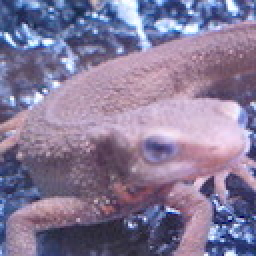
//> input picture OpenCV/data/imori.jpg, 128 x 128 px (shown 2 times larger)
$ ./71_mask   (built with g++ and OpenCV 4)
//> lines starting //> are read from the running program, lines starting //| are printed output that depends on the picture; after the words box and inside, x2 and y2 are one past the last pixel; in counts of white or black regions, pixels touching at a corner belong together
//> further down, img is the input picture: 128 rows x 128 cols, CV_8UC3; mean B, G, R 152.8, 121.8, 134.1
### OpenCV/Presentation01/myFunc.hpp
#ifndef MYFUNC
#define MYFUNC

#include <iostream>
#include <cmath>
#include <opencv2/core.hpp>
#include <opencv2/highgui.hpp>

cv::Mat BGR2HSV(cv::Mat img)
{
    int width = img.cols;
//> width = 128
    int height = img.rows;
//> height = 128

    float r, g, b;
    float h, s, v;
    float Max, Min;

    // Output
    cv::Mat hsv = cv::Mat::zeros(height, width, CV_32FC3);

    // Process through each pixel
    for (int y = 0; y < height; y++){
        for (int x = 0; x < width; x++){
            // BGR -> HSV
            r = (float)img.at<cv::Vec3b>(y, x)[2] / 255;
            g = (float)img.at<cv::Vec3b>(y, x)[1] / 255;
            b = (float)img.at<cv::Vec3b>(y, x)[0] / 255;

            Max = std::fmax(r, std::fmax(g, b));
            Min = std::fmin(r, std::fmin(g, b));

            // get Hue
            if (Min == b){
                h = 60 * (g-r) / (Max - Min) + 60;
            }
            else if (Min == r){
                h = 60 * (b-g) / (Max - Min) + 180;
            }
            else if (Min == g){
                h = 60 * (r-b) / (Max - Min) + 300;
            }
            else{
                // Min == Max
                h = 0;
            }

            // get Saturation
            s = Max - Min;

            // get Value
            v = Max;

            hsv.at<cv::Vec3f>(y, x)[0] = h;
            hsv.at<cv::Vec3f>(y, x)[1] = s;
            hsv.at<cv::Vec3f>(y, x)[2] = v;
        }
    }
//> this loop made 128 passes
//> (r, g, b, Max, Min, h) on passes 1 to 12: (0.392, 0.494, 0.639, 0.639, 0.392, 215.2), (0.357, 0.431, 0.596, 0.596, 0.357, 221.3), (0.322, 0.408, 0.631, 0.631, 0.322, 223.3), (0.251, 0.365, 0.639, 0.639, 0.251, 222.4), (0.212, 0.29, 0.537, 0.537, 0.212, 225.5), (0.329, 0.357, 0.537, 0.537, 0.329, 232.1), (0.278, 0.349, 0.506, 0.506, 0.278, 221.4), (0.278, 0.435, 0.635, 0.635, 0.278, 213.6), (0.498, 0.545, 0.749, 0.749, 0.498, 228.8), (0.49, 0.604, 0.769, 0.769, 0.49, 215.5), (0.663, 0.643, 0.761, 0.761, 0.643, 250), (0.733, 0.635, 0.761, 0.761, 0.635, 286.9)
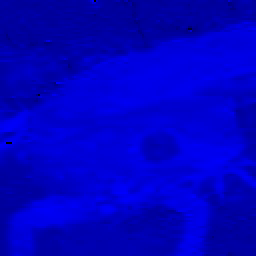
//> hsv: 128 rows x 128 cols, CV_32FC3 (shown 2 times larger); mean B, G, R 275.2, 0.2, 0.6; drawn with min black and max white
//> after the loop, r = 0.153; g = 0.275; b = 0.455; Max = 0.455; Min = 0.153; h = 215.8
    return hsv;
}

cv::Mat getMask(cv::Mat hsv, int hueLow=180, int hueHigh=260)
{
//> called with hueLow = 180, hueHigh = 260
    int height = hsv.rows;
//> height = 128
    int width = hsv.cols;
//> width = 128
    cv::Mat mask = cv::Mat::zeros(hsv.size(), CV_8UC1);

    hueLow = std::fmax(0, hueLow);
    hueHigh = std::fmin(hueHigh, 260);
    float h;
    for (int y = 0; y < height; y++){
        for (int x = 0; x < width; x++){
            h = (float)hsv.at<cv::Vec3f>(y, x)[0];
            if (h <= hueHigh && h >= hueLow){
                mask.at<uchar>(y, x) = 255;
            }
        }
    }
//> this loop made 128 passes
//> h on passes 1 to 12: 215.2, 221.3, 223.3, 222.4, 225.5, 232.1, 221.4, 213.6, 228.8, 215.5, 250, 286.9
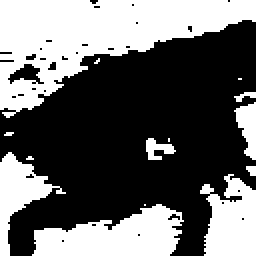
//> mask: 128 rows x 128 cols, CV_8UC1 (shown 2 times larger); 40.8% white; 14 white regions (6 under 20 px), largest, box (x1, y1, x2, y2) and area: (0, 0, 128, 59) 3601, (16, 102, 92, 128) 1283, (100, 87, 128, 128) 833
//> after the loop, h = 215.8

    return mask;
}

cv::Mat setMask(cv::Mat img, cv::Mat _mask){
    cv::Mat mask = (255 - _mask)/255;
    int height = img.rows;
//> height = 128
    int width = img.cols;
//> width = 128

    cv::Mat out = cv::Mat::zeros(height, width, CV_8UC3);

    for (int y = 0; y < height; y++){
        for (int x = 0; x < width; x++){
            // loop through BGR
            for (int i = 0; i < 3; i++){
                uchar mask_val = mask.at<uchar>(y, x);
                out.at<cv::Vec3b>(y, x)[i] = mask_val * img.at<cv::Vec3b>(y, x)[i];
            }
        }
    }
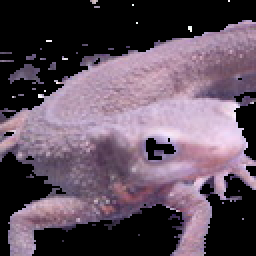
//> out: 128 rows x 128 cols, CV_8UC3 (shown 2 times larger); mean B, G, R 93.1, 79, 95

    return out;
}

// Dilation --> Add pixels
// Algorithm: I(x, y-1), I(x-1, y), I(x+1, y), I(x, y+1)
// If one of the pixels is 255, I(x, y) <- 255
// [155 lines left out: functions dilate, erode, closing, opening, OtsuBin, not called in this run]

#endif

### OpenCV/Presentation01/71_mask.cpp
#include <iostream>
#include <opencv2/core.hpp>
#include <opencv2/highgui.hpp>
#include <cmath>

#include "myFunc.hpp"

int main()
{
    cv::Mat img = cv::imread("../data/imori.jpg");

    // BGR to HSV
    cv::Mat hsv = BGR2HSV(img);
    cv::Mat mask;
    cv::Mat out;

    mask = getMask(hsv, 180, 260);
    cv::imshow("original img", img);
    cv::imshow("mask", mask);

    /* cv::imwrite("Results/mask_img.png", mask); */
    /* cv::imwrite("Results/inv_mask_img.png", (255-mask)); */

    out = setMask(img, mask);

    cv::imshow("masked img", out);
    /* cv::imwrite("Results/masked_img.png", out); */

    cv::waitKey(0);
    cv::destroyAllWindows();
    return 0;
}

$ run again, with OpenCV/data/eyes1.jpg copied over OpenCV/data/imori.jpg
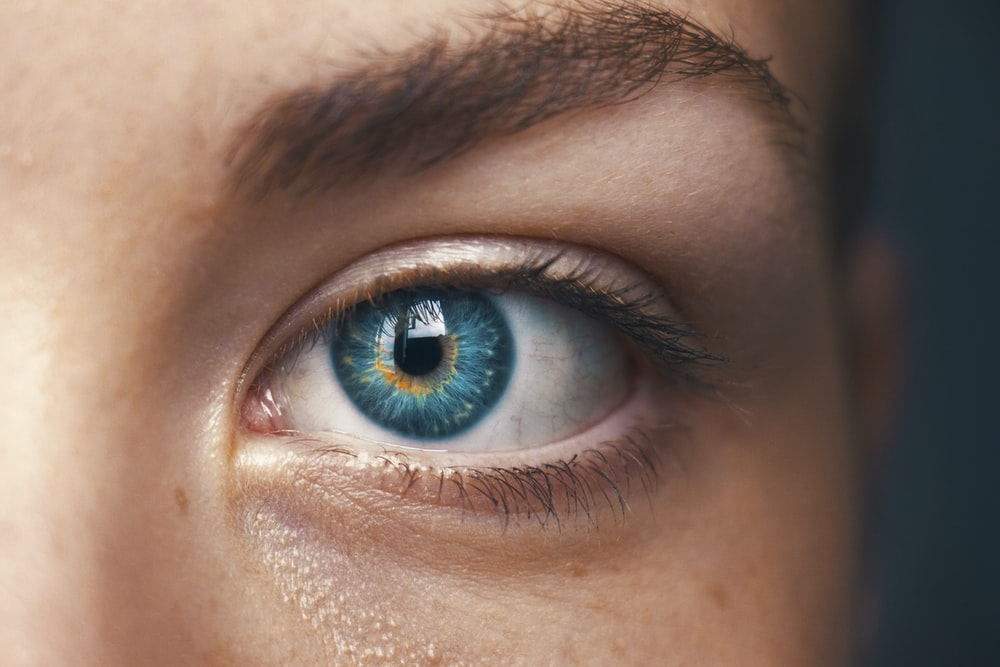
//> input picture OpenCV/data/eyes1.jpg, 1000 x 667 px
//> img is the input picture: 667 rows x 1000 cols, CV_8UC3; mean B, G, R 98.2, 110.2, 132.3
//> the loop in BGR2HSV, `for (int y = 0; y < height; y++)` made 667 passes
//> (r, g, b, Max, Min, h) on passes 1 to 3: (0.11, 0.153, 0.176, 0.176, 0.11, 201.2), (0.11, 0.153, 0.176, 0.176, 0.11, 201.2), (0.11, 0.153, 0.176, 0.176, 0.11, 201.2)
//> after the loop in BGR2HSV, `for (int y = 0; y < height; y++)`: r = 0.106; g = 0.141; b = 0.169; Min = 0.106; h = 206.2
//> the loop in getMask, `for (int y = 0; y < height; y++)` made 667 passes
//> h on passes 1 to 3: 201.2, 201.2, 201.2
//> after the loop in getMask, `for (int y = 0; y < height; y++)`:
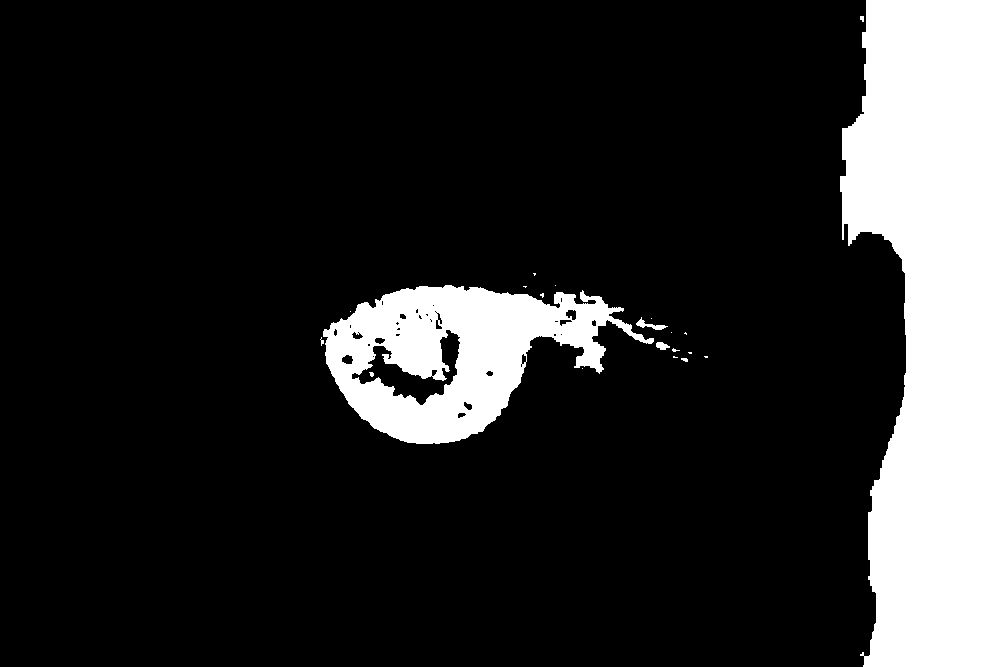
//> mask: 667 rows x 1000 cols, CV_8UC1; 16.5% white; 21 white regions (15 under 20 px), largest, box (x1, y1, x2, y2) and area: (840, 0, 1000, 667) 83311, (323, 285, 654, 444) 26459, (636, 317, 668, 330) 136, (656, 342, 670, 350) 76, (681, 358, 688, 362) 21, (860, 16, 864, 22) 20
//> after the loop in setMask, `for (int y = 0; y < height; y++)`:
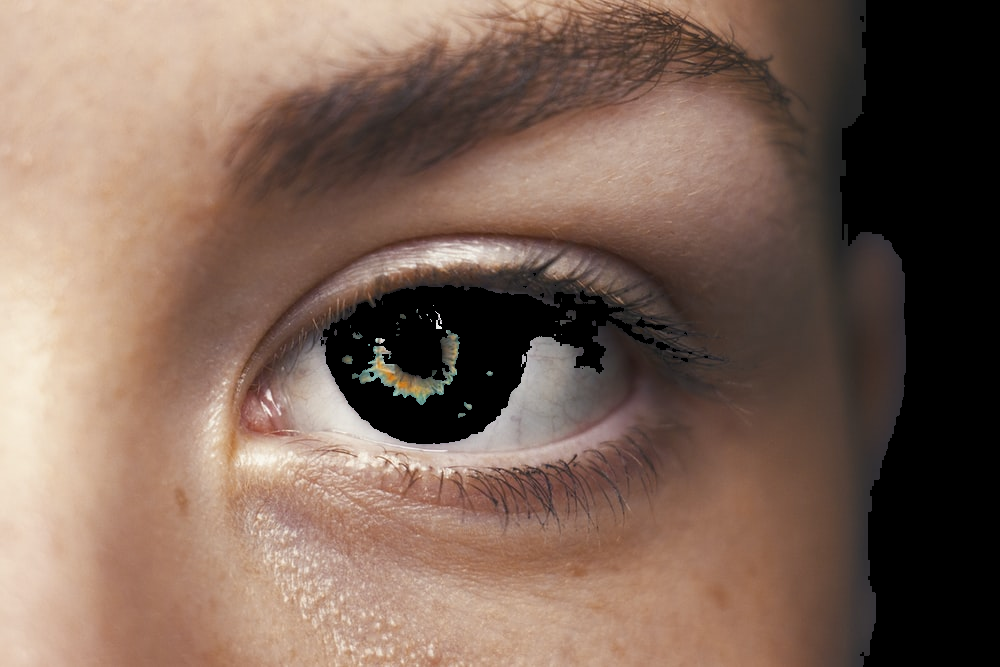
//> out: 667 rows x 1000 cols, CV_8UC3; mean B, G, R 88, 101.2, 125.4
